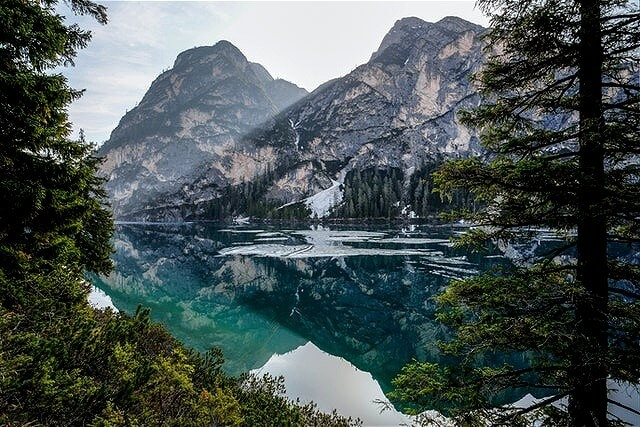
#> input picture example.jpg, 640 x 427 px
$ python ac1.py
#> lines starting #> are read from the running program, lines starting #| are printed output that depends on the picture
import cv2
import matplotlib.pyplot as plt

image_path='example.jpg'
image=cv2.imread(image_path)
#> image is the input picture: shape (427, 640, 3); mean B, G, R 84.8, 85.1, 74.2

image_rgb=cv2.cvtColor(image,cv2.COLOR_BGR2RGB)

height,width,_=image_rgb.shape
#> height = 427; width = 640

rec1_width,rec1_height=100,100
top_left1=(20,20)
bottom_right1=(top_left1[0]+rec1_width,top_left1[1]+rec1_height)
cv2.rectangle(image_rgb,top_left1,bottom_right1,(0,255,255),3)

rec2_width,rec2_height=100,100
top_left2=(width -rec2_width-20,height-rec2_height-20)
#> top_left2 = (520, 307)
bottom_right2=(top_left2[0]+rec1_width,top_left2[1]+rec1_height)
#> bottom_right2 = (620, 407)
cv2.rectangle(image_rgb,top_left2,bottom_right2,(255,0,255),3)

center1_x=top_left1[0]+rec1_width//2
center1_y=top_left1[1]+rec1_height//2
center2_x=top_left2[0]+rec2_width//2
#> center2_x = 570
center2_y=top_left2[1]+rec2_height//2
#> center2_y = 357
cv2.circle(image_rgb,(center1_x,center1_y),15,(0,0,255),-1)
cv2.circle(image_rgb,(center2_x,center2_y),15,(0,0,255),-1)

cv2.line(image_rgb,(center1_x,center1_y),(center2_x,center2_y),(255,0,0),3)

font=cv2.FONT_HERSHEY_SIMPLEX
cv2.putText(image_rgb,'Region 1',(top_left1[0],top_left1[1]-10),font,0.5,(0,255,255),2,cv2.LINE_AA)
cv2.putText(image_rgb,'Region 2',(top_left2[0],top_left2[1]-10),font,0.5,(255,0,255),2,cv2.LINE_AA)
cv2.putText(image_rgb,'Center 1',(center1_x-30,center1_y-10),font,0.5,(0,0,255),2,cv2.LINE_AA)
cv2.putText(image_rgb,'Center 2',(center2_x-30,center2_y-10),font,0.5,(0,0,255),2,cv2.LINE_AA)

arrow_start=(width-50,20)
#> arrow_start = (590, 20)
arrow_end=(width-50,height-20)
#> arrow_end = (590, 407)

cv2.arrowedLine(image_rgb,arrow_start,arrow_end,(0,255,0),3)
cv2.arrowedLine(image_rgb,arrow_end,arrow_start,(0,255,0),3)

height_label_position=(arrow_start[0]-150,(arrow_start[1]+arrow_end[1])//2)
#> height_label_position = (440, 213)
cv2.putText(image_rgb,f'Height:{height}px',height_label_position,font,0.5,(0,255,0),2,cv2.LINE_AA)
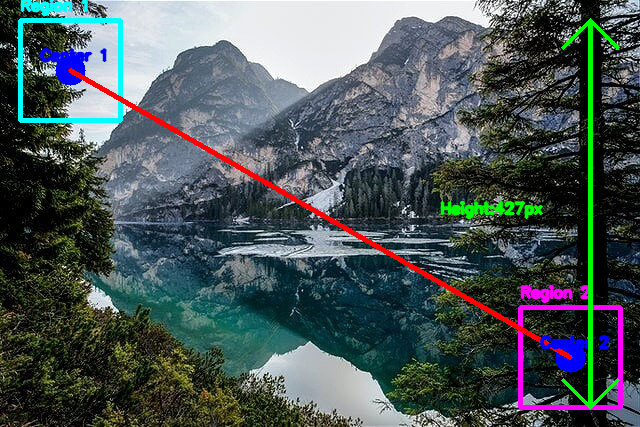
#> image_rgb: shape (427, 640, 3); mean R, G, B 76.1, 87.2, 87.9

plt.figure(figsize=(10,10))
plt.imshow(image_rgb)
plt.title('Image with Annotations')
plt.axis('off')
plt.show()
